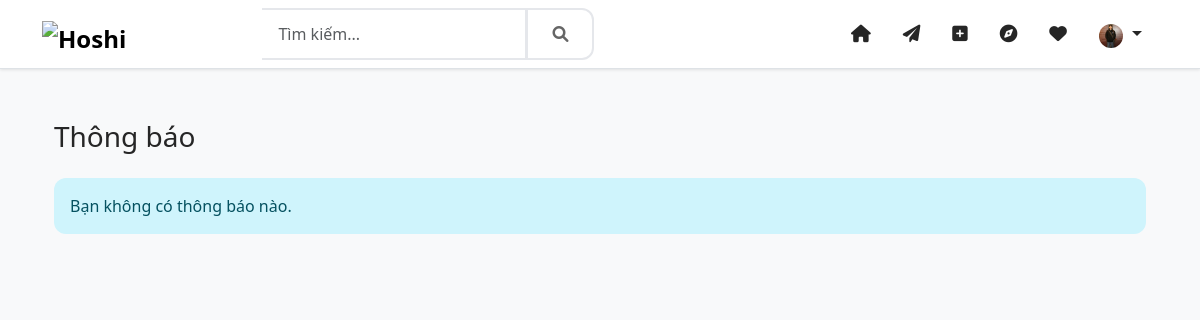
Before: /notifications/ (signed in) with the older database file.
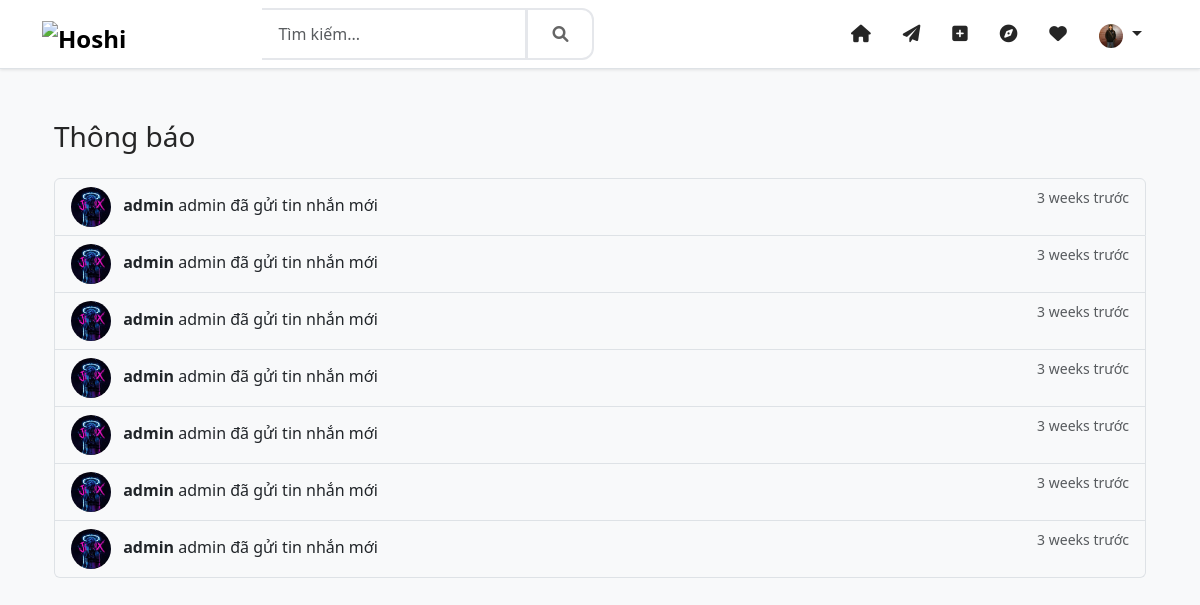
After: the same page with the newer database file.
### notifications/models.py (models this page shows, shortened)
class Notification(models.Model):
    NOTIFICATION_TYPES = (
        ('like', _('Like')),
        ('comment', _('Comment')),
        ('follow', _('Follow')),
        ('mention', _('Mention')),
        ('message', _('Message')),
    )
    recipient = models.ForeignKey(
        User,
        on_delete=models.CASCADE,
        related_name='notifications_received'
    )
    sender = models.ForeignKey(
        User,
        on_delete=models.CASCADE,
        related_name='notifications_sent'
    )
    notification_type = models.CharField(
        max_length=20,
        choices=NOTIFICATION_TYPES
    )
    text = models.TextField(blank=True)
    is_read = models.BooleanField(default=False)
    created_at = models.DateTimeField(auto_now_add=True)
    post = models.ForeignKey('posts.Post', on_delete=models.CASCADE, null=True, blank=True)
    comment = models.ForeignKey('posts.Comment', on_delete=models.CASCADE, null=True, blank=True)
    message = models.ForeignKey('chat.Message', on_delete=models.CASCADE, null=True, blank=True)
    content_type = models.ForeignKey(ContentType, on_delete=models.CASCADE, null=True, blank=True)
    object_id = models.PositiveIntegerField(null=True, blank=True)
    content_object = GenericForeignKey('content_type', 'object_id')
    class Meta:
        ordering = ['-created_at']
        indexes = [
            models.Index(fields=['recipient', '-created_at']),
            models.Index(fields=['sender', '-created_at']),
        ]

### accounts/models.py (models this page shows, shortened)
class User(AbstractUser):
    email = models.EmailField(_('email address'), unique=True)
    phone_number = PhoneNumberField(_('phone number'), blank=True, null=True, unique=True)
    avatar = ProcessedImageField(upload_to='avatars',
                               processors=[ResizeToFill(300, 300)],
                               format='JPEG',
                               options={'quality': 90},
                               blank=True,
                               null=True)
    bio = models.TextField(_('bio'), max_length=500, blank=True)
    website = models.URLField(_('website'), max_length=200, blank=True)
    birth_date = models.DateField(_('birth date'), null=True, blank=True)
    gender = models.CharField(_('gender'), max_length=10, choices=[
        ('M', _('Male')),
        ('F', _('Female')),
        ('O', _('Other')),
    ], blank=True)
    is_private = models.BooleanField(_('private account'), default=False)
    _is_verified = models.BooleanField(_('verified account'), default=False, db_column='is_verified')
    created_at = models.DateTimeField(auto_now_add=True)
    updated_at = models.DateTimeField(auto_now=True)
    facebook = models.URLField(_('facebook'), max_length=200, blank=True)
    twitter = models.URLField(_('twitter'), max_length=200, blank=True)
    instagram = models.URLField(_('instagram'), max_length=200, blank=True)
    linkedin = models.URLField(_('linkedin'), max_length=200, blank=True)
    push_notifications = models.BooleanField(_('push notifications'), default=True)
    email_notifications = models.BooleanField(_('email notifications'), default=True)
    like_notifications = models.BooleanField(_('like notifications'), default=True)
    comment_notifications = models.BooleanField(_('comment notifications'), default=True)
    follow_notifications = models.BooleanField(_('follow notifications'), default=True)
    mention_notifications = models.BooleanField(_('mention notifications'), default=True)
    private_account = models.BooleanField(_('private account'), default=False)
    hide_activity = models.BooleanField(_('hide activity status'), default=False)
    block_messages = models.BooleanField(_('block messages from non-followers'), default=False)
    two_factor_auth = models.BooleanField(_('two-factor authentication'), default=False)
    followers = models.ManyToManyField('self',
                                     through='UserFollowing',
                                     related_name='following',
                                     symmetrical=False)
    blocked_users = models.ManyToManyField('self',
                                     through='UserBlock',
                                     related_name='blocked_by',
                                     symmetrical=False)
    history = HistoricalRecords()
    @property
    def is_verified(self):
        """Ensure is_verified always returns a boolean value"""
        if isinstance(self._is_verified, bool):
            return self._is_verified
        return False
    @is_verified.setter
    def is_verified(self, value):
        """Ensure is_verified is always stored as a boolean value"""
        if isinstance(value, bool):
            self._is_verified = value
        else:
            self._is_verified = False
    class Meta:
        verbose_name = _('user')
        verbose_name_plural = _('users')
    def get_avatar_url(self):
        if self.avatar:
            return self.avatar.url
        if self.gender == 'M':
            return '/static/img/default-avatar-male.png'
        elif self.gender == 'F':
            return '/static/img/default-avatar-female.png'
        return '/static/img/default-avatar.png'

### notifications/views.py (the view)
# urls.py: path('', views.notification_list, name='list'),
@login_required
def notification_list(request):
    notifications = Notification.objects.filter(recipient=request.user)
    notifications = notifications.order_by('-created_at')
    paginator = Paginator(notifications, 10)
    page_number = request.GET.get('page', 1)
    page_obj = paginator.get_page(page_number)
    context = {
        'notifications': page_obj,
        'is_paginated': page_obj.has_other_pages(),
    }
    return render(request, 'notifications/notifications.html', context)

### templates/notifications/notifications.html (shortened to what this page needs)
{% extends 'base/base.html' %}
{% load static %}
{% block content %}
<div class="container py-4">
    <div class="row">
        <div class="col-md-12">
            <h3 class="mb-4">Thông báo</h3>
            {% if notifications %}
                <div class="list-group">
                    {% for notification in notifications %}
                        <div class="list-group-item list-group-item-action
                            {% if not notification.is_read %}bg-light{% endif %}"
                             id="notification-{{ notification.id }}">
                            <div class="d-flex w-100 justify-content-between">
                                <div>
                                    <img src="{{ notification.sender.get_avatar_url }}"
                                         class="rounded-circle me-2"
                                         width="40"
                                         height="40"
                                         alt="{{ notification.sender.username }}">
                                    <strong>{{ notification.sender.username }}</strong>
                                    {{ notification.text }}
                                </div>
                                <small class="text-muted">{{ notification.created_at|timesince }} trước</small>
                            </div>
                        </div>
                    {% endfor %}
                </div>
            {% else %}
                <div class="alert alert-info">
                    Bạn không có thông báo nào.
                </div>
            {% endif %}
        </div>
    </div>
</div>
{% endblock %}

Changed rows visible on the page:
added Notification: sender.get_avatar_url (picture), sender.username "admin", text "admin đã gửi tin nhắn mới", created_at "3 weeks"
added Notification: sender.get_avatar_url (picture), sender.username "admin", text "admin đã gửi tin nhắn mới", created_at "3 weeks"
added Notification: sender.get_avatar_url (picture), sender.username "admin", text "admin đã gửi tin nhắn mới", created_at "3 weeks"
added Notification: sender.get_avatar_url (picture), sender.username "admin", text "admin đã gửi tin nhắn mới", created_at "3 weeks"
added Notification: sender.get_avatar_url (picture), sender.username "admin", text "admin đã gửi tin nhắn mới", created_at "3 weeks"
added Notification: sender.get_avatar_url (picture), sender.username "admin", text "admin đã gửi tin nhắn mới", created_at "3 weeks"
added Notification: sender.get_avatar_url (picture), sender.username "admin", text "admin đã gửi tin nhắn mới", created_at "3 weeks"
Other visible differences:
text no longer shown: "Bạn không có thông báo nào."
